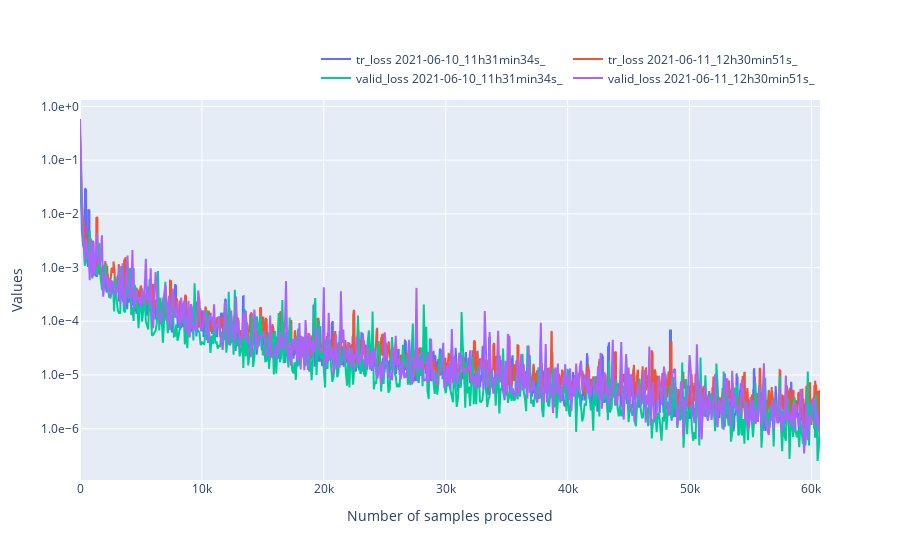

Notebook code for this chart:
### Code cell
from IPython.display import display
from ipywidgets import Checkbox, VBox, IntSlider, HBox, IntText, FloatText
import plotly.graph_objects as go
import pandas as pd
import main.src.analysis.tools as tls

def loss_access(x,mode):
    return x["training"][f"{mode}_loss"]
def metrics_access(x,name,mode):
    return x["metrics"]["attr_list_metrics"][name][f"{mode}_values"]

dico_loss = {"tr_loss":lambda x:loss_access(x,mode="tr"),"valid_loss":lambda x:loss_access(x,mode="valid")}

dico_accuracy = {"tr_accuracy_classification-0.1":lambda x:metrics_access(x,"accuracy_classification-0.1","tr"),
                 "valid_accuracy_classification-0.1":lambda x:metrics_access(x,"accuracy_classification-0.1","valid"),
                 "tr_accuracy_classification-0.25":lambda x:metrics_access(x,"accuracy_classification-0.25","tr"),
                 "valid_accuracy_classification-0.25":lambda x:metrics_access(x,"accuracy_classification-0.25","valid"),
                 }
dico_mae = {"tr_mae":lambda x:metrics_access(x,"mae","tr"),
            "valid_mae":lambda x:metrics_access(x,"mae","valid")
            }
list_access_functions = {**dico_loss,
                         **dico_accuracy,
                         **dico_mae
                         }
list_values_names_availables = []
for name,f in list_access_functions.items():
    try:
        for dico in global_dict.values():
            f(dico)
        list_values_names_availables.append(name)
    except Exception():
        pass
filters = None
log_scale = None
box = None
from IPython.display import display,clear_output
def actualize(v):
    import numpy as np
    global box
    clear_output()
    list_values_names_availables_filtered = []
    if filters is not None:
        for metric,widg in filters.items():
            if widg.value is True:
                list_values_names_availables_filtered.append(metric)
    list_values_names_availables = list_values_names_availables_filtered
    liste_values = []
    min_val,max_val = 1000000,-1000000
    max_length = 0
    for metric_name in list_values_names_availables:
        for f in global_dict.keys():
            batch_size = global_dict[f]["data"]["batch_size"] * global_dict[f]["data"]["eval_step"] if "valid" in metric_name else global_dict[f]["data"]["batch_size"]
            window = int(window_mean.value/batch_size)
            v = tls.moving_mean(list_access_functions[metric_name](global_dict[f]),window=window)
            x = np.arange(0,len(v)) * batch_size

            max_length = max(np.max(x),max_length)
            min_val = min(min_val,np.min(v[5:]))
            max_val = max(max_val,np.max(v[5:]))
            x = pd.Series(x)
            v = pd.Series(v)
            graph = go.Scatter(x=x,y=v,mode='lines',name=f"{metric_name} {f}",hovertemplate='Sample n°: %{x}'+f'<br>{metric_name}:'+' %{y}')
            liste_values.append(graph)
    # print(min_val,max_val)
    import numpy as np
    epoch_size = max(map(lambda x:x["data"]["dataset"]["attr_length_dataset"],global_dict.values()))


    fig = go.Figure(
        data=liste_values,
        layout=go.Layout(
            title=go.layout.Title(text=""),
            xaxis_title="Number of samples processed",
            yaxis_title=f"Values",
            legend=dict(
                orientation="h",
                yanchor="bottom",
                y=1.02,
                xanchor="right",
                x=1
            ),
            yaxis={'tickformat':'.1e',

                   },


        )
    )
    if log_scale is not None and log_scale.value is True:
        fig.update_yaxes(type="log")
    fig.show()
    if box is not None:
        display(box)
    return min_val,max_val

window_mean = IntText(
    value=100,
    description='Mean window:',
    disabled=False
)
mini,maxi = actualize(None)
clear_output()
log_scale = Checkbox(False,description="y_log")
filters = {name:Checkbox(False,description=name) for name in list_values_names_availables}
list_widgets = [*filters.values(),log_scale,window_mean]
box1 = VBox(list(filters.values()))
box = HBox([box1,VBox([log_scale,window_mean])])







for w in list_widgets:
    w.observe(actualize)
box

### Figure 1 — Plotly figure (JSON) as saved in the notebook; plotly's stock layout.template omitted (floating-point values rounded to 4 significant figures; data arrays with more than 128 entries replaced by an {"elided": "..."} marker saying what was removed)
{"data": [{"hovertemplate": "Sample n°: %{x}<br>tr_loss: %{y}", "mode": "lines", "name": "tr_loss 2021-06-10_11h31min34s_", "type": "scatter", "x": {"elided": "6071 int values"}, "y": {"elided": "6071 float values"}}, {"hovertemplate": "Sample n°: %{x}<br>tr_loss: %{y}", "mode": "lines", "name": "tr_loss 2021-06-11_12h30min51s_", "type": "scatter", "x": {"elided": "6071 int values"}, "y": {"elided": "6071 float values"}}, {"hovertemplate": "Sample n°: %{x}<br>valid_loss: %{y}", "mode": "lines", "name": "valid_loss 2021-06-10_11h31min34s_", "type": "scatter", "x": {"elided": "608 int values"}, "y": {"elided": "608 float values"}}, {"hovertemplate": "Sample n°: %{x}<br>valid_loss: %{y}", "mode": "lines", "name": "valid_loss 2021-06-11_12h30min51s_", "type": "scatter", "x": {"elided": "608 int values"}, "y": {"elided": "608 float values"}}], "layout": {"legend": {"orientation": "h", "x": 1, "xanchor": "right", "y": 1.02, "yanchor": "bottom"}, "title": {"text": ""}, "xaxis": {"title": {"text": "Number of samples processed"}}, "yaxis": {"tickformat": ".1e", "title": {"text": "Values"}, "type": "log"}}}
